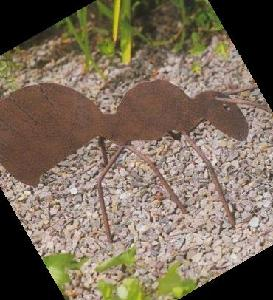
#> input picture Images/ant/image_0003.jpg, 273 x 300 px; the run also reads 1 picture not shown here
$ jupyter execute 'vip assingment 4 Di.ipynb'
#> lines starting #> are read from the running program, lines starting #| are printed output that depends on the picture; long printed decimals are rounded
# VIP Assignment 4, 2025 (Rolands, )

## Roland's understanding and explination of how this system will work:

SIFT calculates keypoints (e.g. 100+) for a grayscale image based on black magic we dont need to know. For each keypoint it calculates a descriptor.

A descriptor is a 128-dim vector that represents 8 gradient orientations of 4x4 subgrid pixels around the pixel at a keypoint.

We dont care about the keypoint info here and also dont need to track which descriptors are for which image, when building the model.

This huge list of large dim vectors is (unsupervised & unlabled) clustered into groups by similarity of their 128-dim vector values. K-means clusering does the magic for us here. So each cluster contains a bunch of these vectors, that dont appear in the other clusters.

Each cluster can then be thought of as a unit of some unknown, abstract "meaning" that is different from the others - all the descriptors within it have something (vector values) in common.
The literature calls these units/clusters "visual words" as an analogy to NLP. So then we can create a "vocabulary" or collection of these k clusters.

#### The **main idea** is that a new given image can be analyzed by its descriptors, then count for each cluster how many of those descriptors fall into that cluster - a histogram. The training images would have their histograms pre-calculated and so we can compare all images with the given by their histograms, using Bhattacharyya distance or Kullback-Leibler divergence algorithms.

[cell 1]
import cv2
import numpy as np
from sklearn.cluster import KMeans # https://scikit-learn.org/stable/modules/generated/sklearn.cluster.KMeans.html
from sklearn.model_selection import train_test_split
from sklearn.metrics.pairwise import cosine_similarity
import matplotlib.pyplot as plt
import matplotlib.image as mpimg

# built-in
from glob import glob
from pathlib import Path
import os
import random

[cell 2]
sift = cv2.SIFT_create()

[cell 3]
# img_paths = glob('Images/*/*.jpg')[:2] #for testing, select subset
img_paths = glob('Images/*/*.jpg')
train_imgs, test_img = train_test_split(img_paths, test_size=0.005, shuffle=True)
del img_paths
print(f'Images - train: {len(train_imgs)}, test: {len(test_img)}')

[cell 4]
# read all images and extract their descriptors
# We also dont need to track which descriptors are for which image. We will reconstruct info like that later. Here they can all be thrown together in a big list.

all_descriptors = []
for i, jpg_path in enumerate(train_imgs):
    if i % 100 == 0: print(f'Processing images {round(i*100/len(train_imgs))}% ...') #progress

    img = cv2.imread(jpg_path, cv2.IMREAD_GRAYSCALE)  # SIFT works on grayscale images
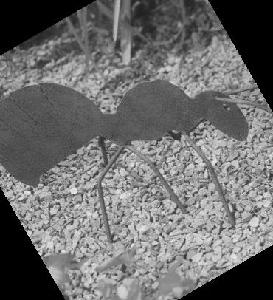
#> img: shape (300, 273); min 0, max 255, mean 109.2
    if img is not None:
        # Detect keypoints and compute descriptors
        keypoints, descriptors = sift.detectAndCompute(img, None)
#> keypoints = 1356 keypoints; strongest (x, y, size): (40, 254, 2.1), (29, 233, 3.3), (161, 234, 1.8), (151, 220, 2.5)
        # print(descriptors)

        if descriptors is not None:
            all_descriptors.append(descriptors)

        # for debug, output new images with the SIFT detected interest points (descriptors)
        if False:
            # Draw the keypoints on the image
            img_with_keypoints = cv2.drawKeypoints(
                img, keypoints, None, flags=cv2.DRAW_MATCHES_FLAGS_DRAW_RICH_KEYPOINTS
            )

            # Save the output image with keypoints
            cat = Path(jpg_path).parts[1] #OS agnostic split
            output_path = os.path.join('out', f"sift_{cat}_{os.path.basename(jpg_path)}")
            cv2.imwrite(output_path, img_with_keypoints)
#> pass 2 of the loop `for i, jpg_path in enumerate(train_imgs):`:
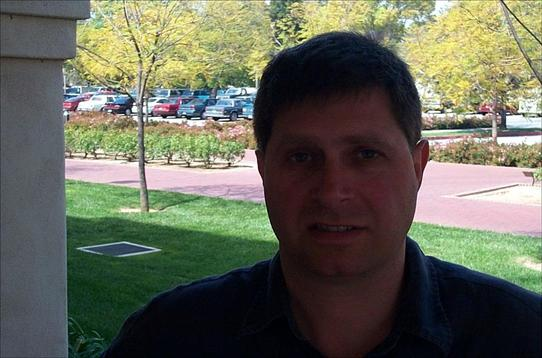
#> input picture Images/Faces/image_0015.jpg, 542 x 358 px
#> `img = cv2.imread(jpg_path, cv2.IMREAD_GRAYSCALE)`:
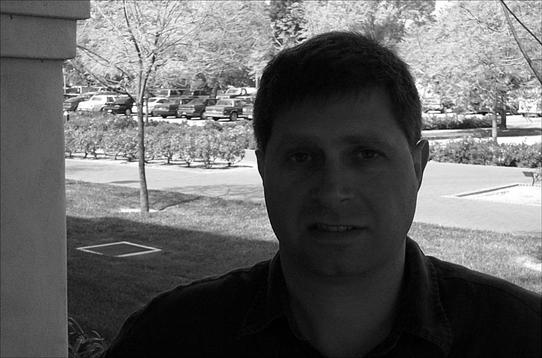
#> img: shape (358, 542); min 0, max 255, mean 99.9
#> `keypoints, descriptors = sift.detectAndCompute(img, None)`: keypoints = 1209 keypoints; strongest (x, y, size): (216, 118, 3.2), (250, 116, 2.5), (134, 109, 3.8), (300, 39, 2.4)
#> pass 3 of the loop `for i, jpg_path in enumerate(train_imgs):`:
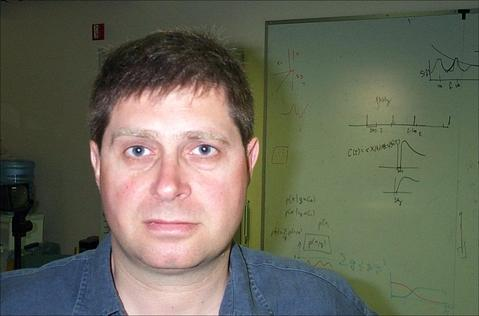
#> input picture Images/Faces/image_0011.jpg, 479 x 316 px
#> `img = cv2.imread(jpg_path, cv2.IMREAD_GRAYSCALE)`:
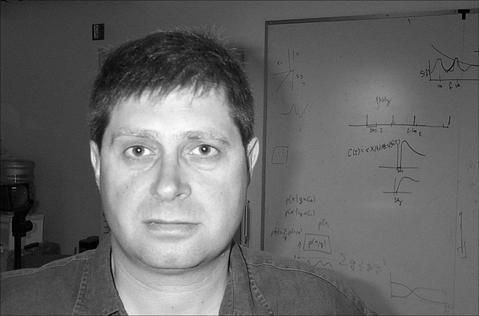
#> img: shape (316, 479); min 0, max 255, mean 103.1
#> `keypoints, descriptors = sift.detectAndCompute(img, None)`: keypoints = 249 keypoints; strongest (x, y, size): (170, 162, 99.6), (174, 117, 52.3), (205, 149, 6.8), (138, 150, 6.9)

# prepare them in a more convenient structure
all_descriptors = np.vstack(all_descriptors)
# all_descriptors = np.array(all_descriptors)
print(f"Extracted {all_descriptors.shape[0]} SIFT descriptors.", all_descriptors.shape)
#| Extracted 2814 SIFT descriptors. (2814, 128)

[cell 5]
# Perform k-means clustering (this takes a few mins)
# this huge list of large dim vectors is (unsupervised & unlabled) clustered into groups by similarity of their 128-dim vector values
# each cluster can then be thought of a unit of some unknown, abstract meaning that is different from the others - all the descriptors within it have something (vector values) in common
# the literature calls these units/clusters "visual words" as an analogy to NLP. So then we can create a "vocabulary" or collection of these k clusters.

k = 500 #cluster count. experimental
kmeans = KMeans(n_clusters=k)
kmeans.fit(all_descriptors)

[cell 6]
# Perform k-means clustering (this takes a few mins)
# this huge list of large dim vectors is (unsupervised & unlabled) clustered into groups by similarity of their 128-dim vector values
# each cluster can then be thought of a unit of some unknown, abstract meaning that is different from the others - all the descriptors within it have something (vector values) in common
# the literature calls these units/clusters "visual words" as an analogy to NLP. So then we can create a "vocabulary" or collection of these k clusters.

k = 500 #cluster count. experimental
kmeans = KMeans(n_clusters=k)
kmeans.fit(all_descriptors)

def GenDescriptorClusterHistogram(img_path:str):
#> called with img_path = 'Images/ant/image_0003.jpg'
    img = cv2.imread(img_path, cv2.IMREAD_GRAYSCALE)  # SIFT works on grayscale images
    if img is not None:
        keypoints, descriptors = sift.detectAndCompute(img, None) # Detect keypoints and compute descriptors
#> keypoints = 1356 keypoints; strongest (x, y, size): (40, 254, 2.1), (29, 233, 3.3), (161, 234, 1.8), (151, 220, 2.5)
        if descriptors is not None:
            # Predict cluster indices for descriptors
            # for each desc see which cluster it belongs to
            cluster_indices = kmeans.predict(descriptors)
#> cluster_indices = 1356 values, max 499 at index 290, min 0 at index 55, mean 229.4

            # Build histogram
            # count how many descriptors fall into each cluster
            return np.histogram(cluster_indices, bins=range(k + 1))[0]

    # fallback
    return None

# Initialize an array to store BoW representations (descriptor-cluster histograms) for each training dataset image
train_histograms = []

for jpg_path in train_imgs:
    hist = GenDescriptorClusterHistogram(jpg_path)
#> hist = 500 values, max 10 at index 35, min 0 at index 16, mean 2.71
    if hist is not None:
        train_histograms.append(hist)
#> pass 2 of the loop `for jpg_path in train_imgs:`:
#> in GenDescriptorClusterHistogram (call 2), `keypoints, descriptors = sift.detectAndCompute(img, None)`: keypoints = 1209 keypoints; strongest (x, y, size): (216, 118, 3.2), (250, 116, 2.5), (134, 109, 3.8), (300, 39, 2.4)
#> hist = 500 values, max 16 at index 133, min 0 at index 11, mean 2.42
#> pass 3 of the loop `for jpg_path in train_imgs:`:
#> in GenDescriptorClusterHistogram (call 3), `keypoints, descriptors = sift.detectAndCompute(img, None)`: keypoints = 249 keypoints; strongest (x, y, size): (170, 162, 99.6), (174, 117, 52.3), (205, 149, 6.8), (138, 150, 6.9)
#> hist = 500 values, max 7 at index 16, min 0 at index 0, mean 0.498

train_histograms = np.array(train_histograms)
print(f"Constructed BoW representations (descriptor-cluster histograms) for {train_histograms.shape[0]} images.", train_histograms.shape)
#| Constructed BoW representations (descriptor-cluster histograms) for 3 images. (3, 500)

def bhattacharyya_distance(hist1, hist2):
    # Normalize the histograms
    hist1 = hist1 / np.sum(hist1)
    hist2 = hist2 / np.sum(hist2)

    # Compute Bhattacharyya coefficient
    bc = np.sum(np.sqrt(hist1 * hist2))

    # Compute Bhattacharyya distance
    return -np.log(bc)

# Using the model for prediction

[cell 7]
# Bhattacharyya distance

# random.shuffle(test_img) #so u can rerun this
# for jpg_path in test_img[:5]:
for jpg_path in test_img:
    test_hist = GenDescriptorClusterHistogram(jpg_path)
#> call 4 of GenDescriptorClusterHistogram, with img_path = 'Images/Faces/image_0024.jpg'
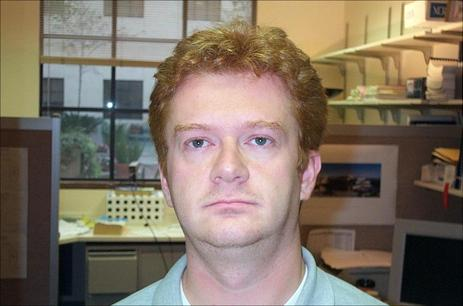
#> input picture Images/Faces/image_0024.jpg, 463 x 306 px
#> in GenDescriptorClusterHistogram (call 4), `img = cv2.imread(img_path, cv2.IMREAD_GRAYSCALE)`:
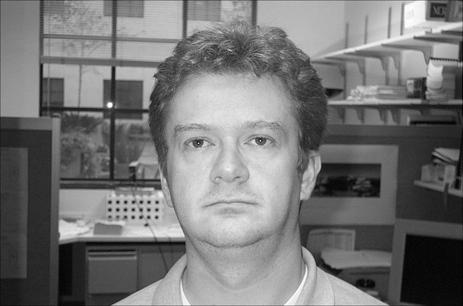
#> img: shape (306, 463); min 1, max 255, mean 117.5
#> in GenDescriptorClusterHistogram (call 4), `keypoints, descriptors = sift.detectAndCompute(img, None)`: keypoints = 932 keypoints; strongest (x, y, size): (110, 105, 3.7), (133, 210, 2.1), (149, 202, 2.2), (156, 217, 2.2)
#> in GenDescriptorClusterHistogram (call 4), `cluster_indices = kmeans.predict(descriptors)`: cluster_indices = 932 values, max 498 at index 505, min 0 at index 116, mean 209.6
#> test_hist = 500 values, max 28 at index 16, min 0 at index 11, mean 1.86
    if test_hist is not None:
        similarities = []
        for train_img_idx, train_hist in enumerate(train_histograms):
            # Normalize histograms to sum to 1
            test_hist = test_hist / np.sum(test_hist)
            train_hist = train_hist / np.sum(train_hist)
            # opencv bs:
            test_hist = test_hist.astype(np.float32)
            train_hist = train_hist.astype(np.float32)

            similarity = cv2.compareHist(test_hist, train_hist, cv2.HISTCMP_BHATTACHARYYA) # Bhattacharyya distance in range 0-1, where 0 IS THE MOST SIMILAR
            # similarity = cv2.compareHist(test_hist, train_hist, cv2.HISTCMP_KL_DIV) # Kullback-Leibler divergence
            similarities.append((similarity, train_img_idx))
#> this loop made 3 passes
#> similarity on passes 1 to 3: 0.59, 0.501, 0.635
#> after the loop, similarities = [(0.59, 0), (0.501, 1), (0.635, 2)]; test_hist = 500 values, max 0.03 at index 16, min 0 at index 11, mean 0.002

        # Convert to numpy array for sorting
        similarities = np.array(similarities, dtype=[('similarity', float), ('index', int)])
        # Sort by similarity
        similarities.sort(order='similarity')
        top_n = 3
        # similarities = similarities[:top_n]

        # display the results:
        fig, axis = plt.subplots(1, top_n + 1)
        fig.set_figwidth(10)
        # query image
        axis[0].title.set_text('Query')
        axis[0].imshow(mpimg.imread(jpg_path))
        # predictions
        for i in range(top_n):
            axis[i+1].title.set_text(f'{100 - round(similarities[i][0] * 100)}%')
            axis[i+1].imshow(mpimg.imread(train_imgs[similarities[i][1]]))

        # print(f'{jpg_path} top {top_n} similarities:', list(map(lambda x: (f'{round(x[0] * 100)}%', train_imgs[x[1]]), similarities)))
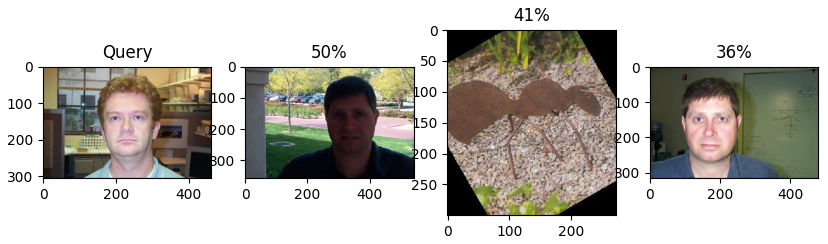
#> figure drawn by matplotlib, 4 panels

# TF IDF

[cell 8]
# TF-IDF method

# Number of documents (images)
num_docs = train_histograms.shape[0]
#> num_docs = 3

# Precompute IDF for each cluster
idf = np.log((num_docs + 1) / (np.count_nonzero(train_histograms > 0, axis=0) + 1)) + 1
#> idf = 500 values, max 1.69 at index 11, min 1 at index 4, mean 1.3

# Compute TF for each histogram
tf = train_histograms / train_histograms.sum(axis=1, keepdims=True)

# Compute TF-IDF for each histogram
training_tfidf_vectors = tf * idf
print(training_tfidf_vectors.shape)
#| (3, 500)
print("Training TF-IDF contains NaN:", np.isnan(training_tfidf_vectors).any())
#| Training TF-IDF contains NaN: False
print(training_tfidf_vectors)
#> (printed output is left out)

for jpg_path in test_img[:1]:
    test_hist = GenDescriptorClusterHistogram(jpg_path)
#> test_hist = 500 values, max 28 at index 16, min 0 at index 11, mean 1.86
    if test_hist is not None:
        # Compute TF for the test histogram
        test_hist_tf = test_hist / np.sum(test_hist)
#> test_hist_tf = 500 values, max 0.03 at index 16, min 0 at index 11, mean 0.002

        # Compute TF-IDF for the test histogram
        test_hist_tfidf = test_hist_tf * idf
#> test_hist_tfidf = 500 values, max 0.0387 at index 16, min 0 at index 11, mean 0.00241
        print(test_hist_tfidf.shape)
#| (500,)
        print("Test TF-IDF contains NaN:", np.isnan(test_hist_tfidf).any())
#| Test TF-IDF contains NaN: False

        # Compare with training histograms' TF-IDF vectors
        similarities = cosine_similarity(test_hist_tfidf.reshape(1, -1), training_tfidf_vectors)
#> similarities = [[0.422, 0.613, 0.499]]
        print(similarities)
#| [[0.4218 0.6131 0.4986]]

[cell 9]
#plot the histogram of the cluster sizes
plt.hist(np.argmax(training_tfidf_vectors, axis=1), bins=k)
plt.xlabel('Cluster index')
plt.ylabel('Number of descriptors')
plt.title('Histogram of cluster sizes')
plt.show()
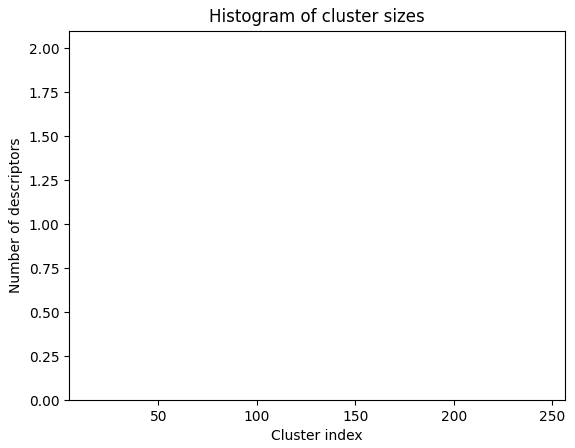
#> figure drawn by matplotlib, 1 panel; tallest bar 2 high, from x = 16 to 16.46
